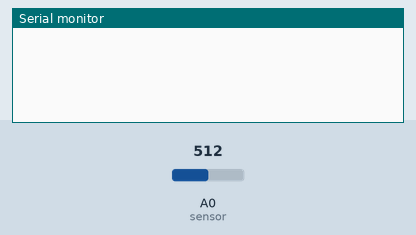
The sketch below on a simulated Arduino Uno, built with avr-gcc and run on an emulated ATmega328P. On the bench: the last lines printed to the serial monitor. Inputs (shaded band) come from the test bench; at power-on: A0 (sensor) = 512.

Above: at 1.2 s.
1.3 s: A0 (sensor) set to 716
At 3.7 s:
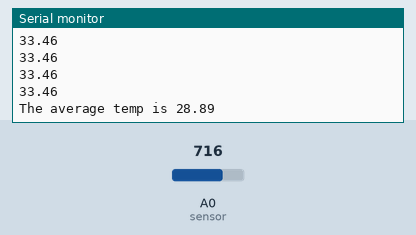
4.0 s: A0 (sensor) set to 900
At 6.4 s:
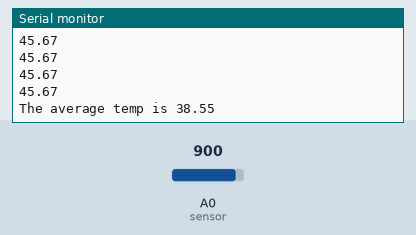
Timing chart, 0 to 7.9 s (numbered marks = the images above; inputs shaded):
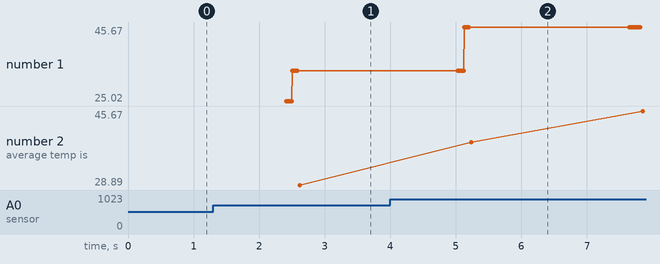

Measured:
- after the input at 1.3 s, the serial monitor: prints a new line after 1.2 s (image 1)
- after the input at 4.0 s, the serial monitor: prints a new line after 1.1 s (image 2)
- plotted number 1: 33.46 → 45.67 after the input at 4.0 s
- plotted number 2: 28.89 → 45.67 after the input at 4.0 s

The sketch:

averageGrove.ino
```cpp
int sensor = A0;

double readings[24];      //24 hours in a day, 1 reading every 'hour'
double B=3975;           //B value of the thermistor (Grove Starter Kit information)


void setup() {
 Serial.begin(9600);

 for (int i = 0; i < 24; i++){   //Setting up array
  readings[i] = 0;
 }

}

void loop() {
  double total = 0;  //Each set of readings start with a total of 0

  //Get all the readings:
  for (int i = 0; i<24; i++){
     double reading = analogRead(sensor);  //Get reading
     double resistance= ((1023-reading)*10000/reading);  //Find resistance
     double temp= (1/(log10(resistance/10000)/B+1/298.15)-273.15);  //Convert to temperature

     readings[i] = temp; //Place temp reading in i space of array
     delay(100);         //Time between readings
  }

  //Print the array:
  for (int n = 0; n<24; n++){
    Serial.println(readings[n]);
  }

 //Add the readings:
  for (int i = 0; i<24; i++)  {
    total += readings[i];
  }
  delay(100);

  //Find the average and print:
  double average = total/24;
  Serial.print("The average temp is ");
  Serial.println(average);
}
```
